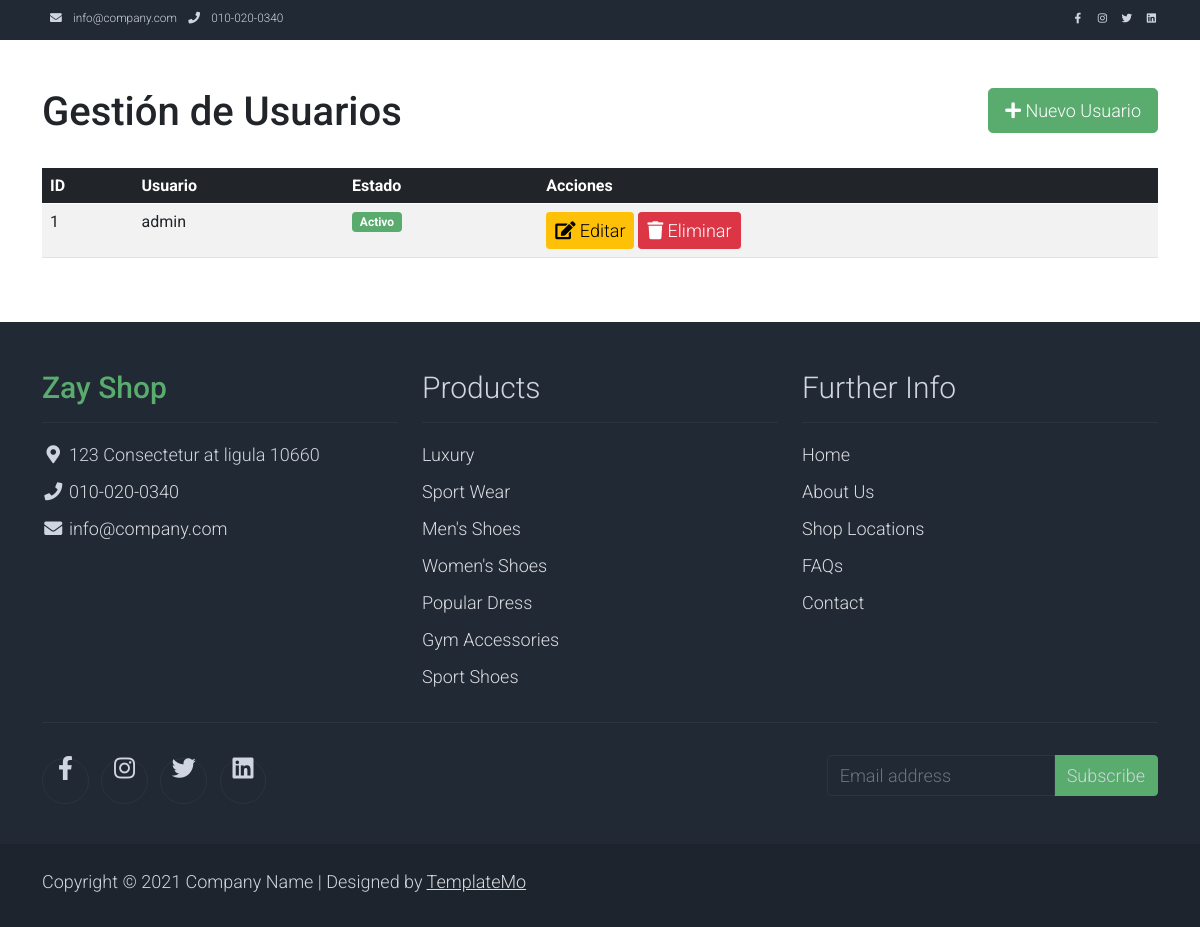
/admin/clients.php (signed in), run on the app's committed database.
### tables this page shows
CREATE TABLE clientes (
    id INT AUTO_INCREMENT PRIMARY KEY,
    nombre VARCHAR(100),
    apellidos VARCHAR(100),
    email VARCHAR(150),
    usuario VARCHAR(50) UNIQUE,
    contrasena VARCHAR(255),
    telefono VARCHAR(20),
    direccion VARCHAR(255),
    estado TINYINT(1) DEFAULT 1,
    fecha_registro TIMESTAMP DEFAULT CURRENT_TIMESTAMP
);

### Data/dataUser.php (called while the page is built, shortened)
<?php
class DataUser {
    public function getAll() {
        try {
            $conexion = Conexion::conectar();
            $sql = "SELECT id, usuario, estado FROM clientes";
            $stmt = $conexion->prepare($sql);
            $stmt->execute();
            return $stmt->fetchAll(PDO::FETCH_ASSOC);
        } catch (PDOException $e) {
            error_log("Error al obtener usuarios: " . $e->getMessage());
            return [];
        }
    }
}
?>

### admin/clients.php (the view, shortened to what this page needs)
<?php
require_once "../Data/dataUser.php";
$dataUser = new DataUser();
$usuarios = $dataUser->getAll();
include "../View/includes/head.php";
include "../View/includes/menu.php";
?>
<div class="container py-5">
    <div class="row mb-4">
        <div class="col-md-8">
            <h1>Gestión de Usuarios</h1>
        </div>
        <div class="col-md-4 text-end">
            <a href="newClient.php" class="btn btn-success btn-lg">
                <i class="fas fa-plus"></i> Nuevo Usuario
            </a>
        </div>
    </div>
    <div class="table-responsive">
        <table class="table table-striped table-hover">
            <thead class="table-dark">
                <tr>
                    <th>ID</th>
                    <th>Usuario</th>
                    <th>Estado</th>
                    <th>Acciones</th>
                </tr>
            </thead>
            <tbody>
                <?php if (!empty($usuarios)): ?>
                    <?php foreach ($usuarios as $usuario): ?>
                    <tr>
                        <td><?php echo $usuario['id']; ?></td>
                        <td><?php echo htmlspecialchars($usuario['usuario']); ?></td>
                        <td>
                            <span class="badge <?php echo $usuario['estado'] == 1 ? 'bg-success' : 'bg-danger'; ?>">
                                <?php echo $usuario['estado'] == 1 ? 'Activo' : 'Inactivo'; ?>
                            </span>
                        </td>
                        <td>
                            <a href="updateClient.php?id=<?php echo $usuario['id']; ?>" class="btn btn-sm btn-warning">
                                <i class="fas fa-edit"></i> Editar
                            </a>
                            <a href="?delete=<?php echo $usuario['id']; ?>" class="btn btn-sm btn-danger" onclick="return confirm('¿Está seguro?')">
                                <i class="fas fa-trash"></i> Eliminar
                            </a>
                        </td>
                    </tr>
                    <?php endforeach; ?>
                <?php else: ?>
                    <tr>
                        <td colspan="4" class="text-center text-muted">No hay usuarios</td>
                    </tr>
                <?php endif; ?>
            </tbody>
        </table>
    </div>
</div>
<?php include "../View/includes/footer.php"; ?>

### View/css/templatemo.css (style rules this page uses)
body, ul, li, p, a, label, input, div { font-family: 'Roboto', sans-serif; font-size: 18px !important; font-weight: 300 !important; }
.bg-success { background-color: #59ab6e !important; }
.btn-success { background-color: #59ab6e !important; border-color: #56ae6c !important; }

### data on the page
clientes: id "1", usuario "admin", estado "Activo"
